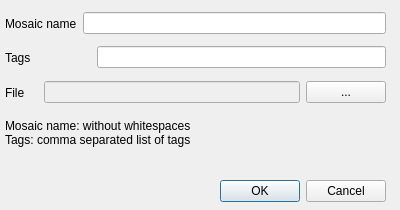
<?xml version="1.0" encoding="UTF-8"?>
<ui version="4.0">
 <class>Dialog</class>
 <widget class="QDialog" name="Dialog">
  <property name="geometry">
   <rect>
    <x>0</x>
    <y>0</y>
    <width>400</width>
    <height>210</height>
   </rect>
  </property>
  <property name="windowTitle">
   <string>Create mosaic and upload file</string>
  </property>
  <widget class="QDialogButtonBox" name="buttonBox">
   <property name="geometry">
    <rect>
     <x>215</x>
     <y>175</y>
     <width>171</width>
     <height>32</height>
    </rect>
   </property>
   <property name="orientation">
    <enum>Qt::Horizontal</enum>
   </property>
   <property name="standardButtons">
    <set>QDialogButtonBox::Cancel|QDialogButtonBox::Ok</set>
   </property>
  </widget>
  <widget class="QWidget" name="layoutWidget">
   <property name="geometry">
    <rect>
     <x>5</x>
     <y>44</y>
     <width>381</width>
     <height>27</height>
    </rect>
   </property>
   <layout class="QHBoxLayout" name="horizontalLayout_2">
    <item>
     <widget class="QLabel" name="newCatalogTagsLabel1">
      <property name="text">
       <string>Tags                  </string>
      </property>
     </widget>
    </item>
    <item>
     <widget class="QLineEdit" name="mosaicTags"/>
    </item>
   </layout>
  </widget>
  <widget class="QLabel" name="createCatalogCommentLabel1">
   <property name="geometry">
    <rect>
     <x>5</x>
     <y>107</y>
     <width>321</width>
     <height>51</height>
    </rect>
   </property>
   <property name="text">
    <string>Mosaic name: without whitespaces 
Tags: comma separated list of tags</string>
   </property>
  </widget>
  <widget class="QWidget" name="layoutWidget_3">
   <property name="geometry">
    <rect>
     <x>5</x>
     <y>10</y>
     <width>381</width>
     <height>27</height>
    </rect>
   </property>
   <layout class="QHBoxLayout" name="horizontalLayout_3">
    <item>
     <widget class="QLabel" name="newCatalogTagsLabel1_2">
      <property name="text">
       <string>Mosaic name</string>
      </property>
     </widget>
    </item>
    <item>
     <widget class="QLineEdit" name="mosaicName"/>
    </item>
   </layout>
  </widget>
  <widget class="QWidget" name="layoutWidget_2">
   <property name="geometry">
    <rect>
     <x>5</x>
     <y>79</y>
     <width>381</width>
     <height>27</height>
    </rect>
   </property>
   <layout class="QHBoxLayout" name="horizontalLayout_4">
    <item>
     <widget class="QLabel" name="newCatalogTagsLabel1_3">
      <property name="text">
       <string>File    </string>
      </property>
     </widget>
    </item>
    <item>
     <widget class="QLineEdit" name="selectFileEdit">
      <property name="enabled">
       <bool>false</bool>
      </property>
     </widget>
    </item>
    <item>
     <widget class="QPushButton" name="selectFileButton">
      <property name="enabled">
       <bool>true</bool>
      </property>
      <property name="text">
       <string>...</string>
      </property>
     </widget>
    </item>
   </layout>
  </widget>
 </widget>
 <resources/>
 <connections>
  <connection>
   <sender>buttonBox</sender>
   <signal>accepted()</signal>
   <receiver>Dialog</receiver>
   <slot>accept()</slot>
   <hints>
    <hint type="sourcelabel">
     <x>248</x>
     <y>254</y>
    </hint>
    <hint type="destinationlabel">
     <x>157</x>
     <y>274</y>
    </hint>
   </hints>
  </connection>
  <connection>
   <sender>buttonBox</sender>
   <signal>rejected()</signal>
   <receiver>Dialog</receiver>
   <slot>reject()</slot>
   <hints>
    <hint type="sourcelabel">
     <x>316</x>
     <y>260</y>
    </hint>
    <hint type="destinationlabel">
     <x>286</x>
     <y>274</y>
    </hint>
   </hints>
  </connection>
 </connections>
</ui>
